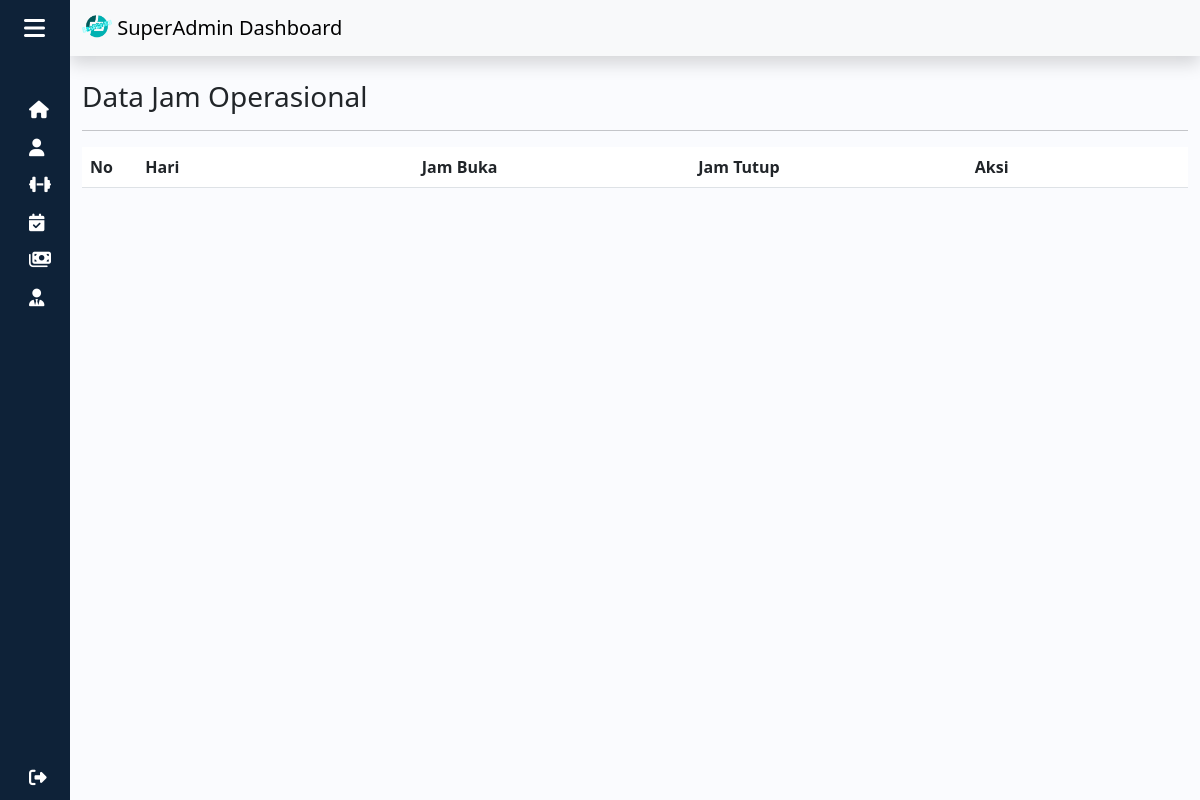
/admin/jadwal.php (signed in), run on an earlier commit of the app's database.
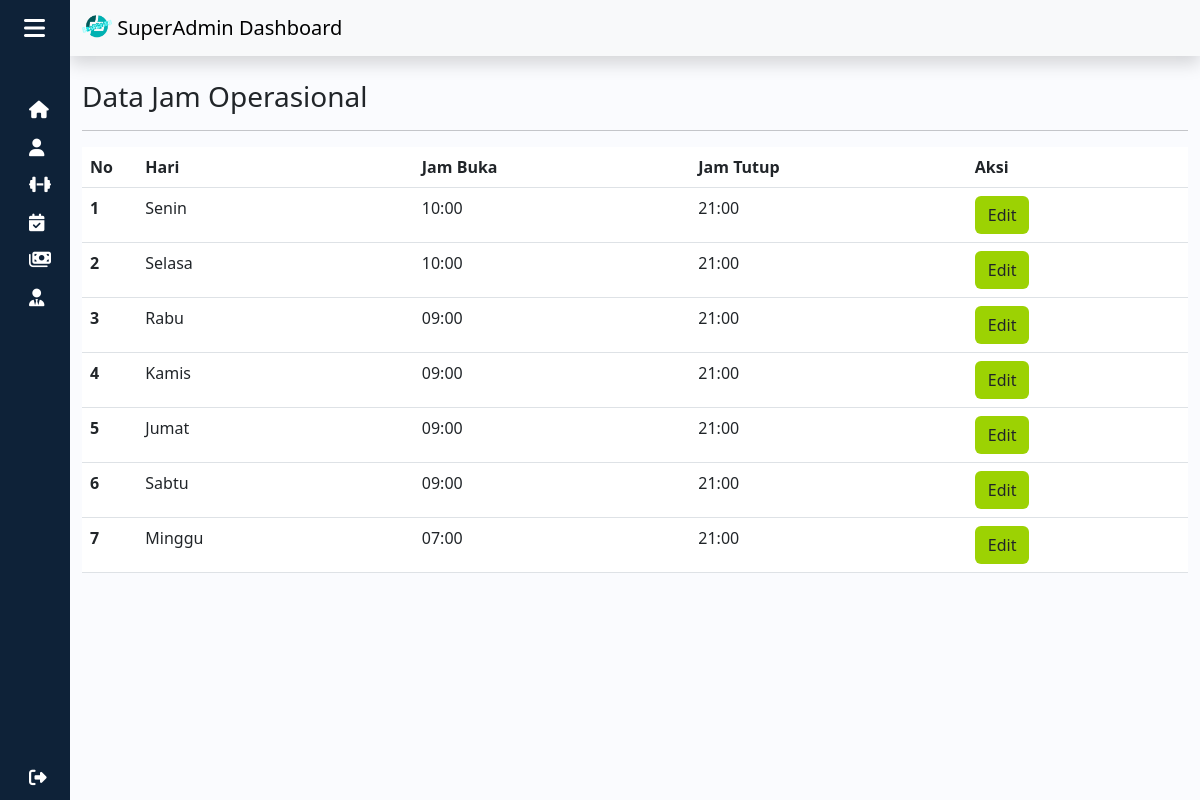
And on a later commit of the database.
### tables this page shows
CREATE TABLE `jadwal` (
  `id_jadwal` int(11) NOT NULL,
  `hari_buka` varchar(10) NOT NULL,
  `jam_buka` time NOT NULL,
  `jam_tutup` time NOT NULL
);

### session.php (called while the page is built)
<?php
if (!isset($_SESSION['role'])) {
  header("location:login.php");
} else {
  $role = $_SESSION['role'];
}
?>

### function.php (called while the page is built, shortened)
<?php
$conn = mysqli_connect("localhost", "root", "", "futsal");
function query($data)
{
    global $conn;
    $result = mysqli_query($conn, $data);
    $rows = [];
    while ($row = mysqli_fetch_assoc($result)) {
        $rows[] = $row;
    }
    return $rows;
}

### admin/jadwal.php (the view, shortened to what this page needs)
<?php
require "../session.php";
require "../function.php";
$jadwal = query("SELECT
    id_jadwal,
    hari_buka,
    DATE_FORMAT(jam_buka, '%H:%i') AS jam_buka,
    DATE_FORMAT(jam_tutup, '%H:%i') AS jam_tutup
FROM jadwal;");
?>
<!DOCTYPE html>
<html lang="en">
<head>
    <link rel="stylesheet" href="../style.css">
    <link rel="stylesheet" href="https://cdnjs.cloudflare.com/ajax/libs/font-awesome/6.4.0/css/all.min.css">
    <link href="https://cdn.lineicons.com/4.0/lineicons.css" rel="stylesheet" />
    <link href="https://cdn.jsdelivr.net/npm/bootstrap@5.3.0-alpha1/dist/css/bootstrap.min.css" rel="stylesheet">
</head>
<body>
    <div class="wrapper">
        <?php require_once '../templates/navbarAdmin.php'; ?>
        <div class="main">
            <nav class="navbar bg-light shadow">
                <div class="container-fluid">
                    <a class="navbar-brand" href="#">
                        <?php if ($role == "SuperAdmin") : ?>
                            <img src="../assets/img/logo.png" alt="Logo" width="30" height="24" class="d-inline-block align-text-top">
                            SuperAdmin Dashboard
                        <?php endif; ?>
                    </a>
                </div>
            </nav>
            <div class="container">
                <h3 class="mt-4">Data Jam Operasional</h3>
                <hr>
                <div class="table-responsive">
                    <table class="table table-hover ">
                        <thead class="table-inti">
                            <tr>
                                <th style="width:5%;" scope="col">No</th>
                                <th style="width:25%;" scope="col">Hari</th>
                                <th style="width:25%;" scope="col">Jam Buka</th>
                                <th style="width:25%;" scope="col">Jam Tutup</th>
                                <th style="width:20%;" scope="col">Aksi</th>
                            </tr>
                        </thead>
                        <tbody>
                            <?php $i = 1; ?>
                            <?php foreach ($jadwal as $row) : ?>
                                <tr>
                                    <th scope="row"><?= $i++; ?></th>
                                    <td><?= $row["hari_buka"]; ?></td>
                                    <td><?= $row["jam_buka"]; ?></td>
                                    <td><?= $row["jam_tutup"]; ?></td>
                                    <td>
                                        <button class="btn btn-inti" data-bs-toggle="modal" data-bs-target="#editModal<?= $row["id_jadwal"]; ?>">Edit</button>
                                    </td>
                                </tr>
                            <?php endforeach; ?>
                        </tbody>
                    </table>
                </div>
            </div>
        </div>
</body>
</html>

### templates/navbarAdmin.php (shortened to what this page needs)
<aside id="sidebar">
  <div class="d-flex">
    <button class="toggle-btn" type="button">
      <i class="fa-solid fa-bars"></i>
    </button>
  </div>
  <ul class="sidebar-nav">
    <li class="sidebar-item">
      <a href="home.php" class="sidebar-link d-flex align-items-center">
        <i class="fa-solid fa-house fa-fw me-3"></i>
      </a>
    </li>
    <li class="sidebar-item">
      <a href="member.php" class="sidebar-link d-flex align-items-center">
        <i class="fa-solid fa-user fa-fw me-3"></i>
      </a>
    </li>
    <li class="sidebar-item">
      <a href="lapangan.php" class="sidebar-link d-flex align-items-center">
        <i class="fa-solid fa-dumbbell fa-fw me-3"></i>
      </a>
    </li>
    <li class="sidebar-item">
      <a href="jadwal.php" class="sidebar-link d-flex align-items-center">
        <i class="fa-solid fa-calendar-check fa-fw me-3"></i>
      </a>
    </li>
    <li class="sidebar-item">
      <a href="reservasi.php" class="sidebar-link d-flex align-items-center">
        <i class="fa-solid fa-money-bills fa-fw me-3"></i>
      </a>
    </li>
    <?php if ($role == "SuperAdmin") : ?>
      <li class="sidebar-item">
        <a href="admin.php" class="sidebar-link d-flex align-items-center">
          <i class="fa-solid fa-user-tie fa-fw me-3"></i>
        </a>
      </li>
    <?php endif; ?>
  </ul>
  <div class="sidebar-footer">
    <a href="../logout.php" class="sidebar-link">
      <i class="fa-solid fa-right-from-bracket"></i>
    </a>
  </div>
</aside>

### style.css (style rules this page uses)
:root { --primary: #9cd203; --hover: #79a300; --bg: #eeeeee; }
a { text-decoration: none; }
li { list-style: none; }
body { font-family: 'Poppins', sans-serif; }
.wrapper { display: flex; }
.main { min-height: 100vh; width: 100%; overflow: hidden; transition: all 0.35s ease-in-out; background-color: #fafbfe; }
#sidebar { width: 70px; min-width: 70px; z-index: 1000; transition: all .25s ease-in-out; background-color: #0e2238; display: flex; flex-direction: column; }
.toggle-btn { background-color: transparent; cursor: pointer; border: 0; padding: 1rem 1.5rem; }
.toggle-btn i { font-size: 1.5rem; color: #FFF; }
.sidebar-nav { padding: 2rem 0; flex: 1 1 auto; }
a.sidebar-link { text-decoration: none !important; padding: .625rem 1.625rem; color: #FFF; display: block; font-size: 1rem; white-space: nowrap; border-left: 3px solid transparent; }
.sidebar-link i { font-size: 1.1rem; margin-right: .75rem; }
.sidebar-item { position: relative; }
.table-inti { background-color: #0e2238; color: #FFF; }
.btn-inti { background-color: var(--primary) !important; }

What changed in the data, as far as the page shows it:
added jadwal: hari_buka "Senin", jam_buka "10:00", jam_tutup "21:00"
added jadwal: hari_buka "Selasa", jam_buka "10:00", jam_tutup "21:00"
added jadwal: hari_buka "Rabu", jam_buka "09:00", jam_tutup "21:00"
added jadwal: hari_buka "Kamis", jam_buka "09:00", jam_tutup "21:00"
added jadwal: hari_buka "Jumat", jam_buka "09:00", jam_tutup "21:00"
added jadwal: hari_buka "Sabtu", jam_buka "09:00", jam_tutup "21:00"
added jadwal: hari_buka "Minggu", jam_buka "07:00", jam_tutup "21:00"
